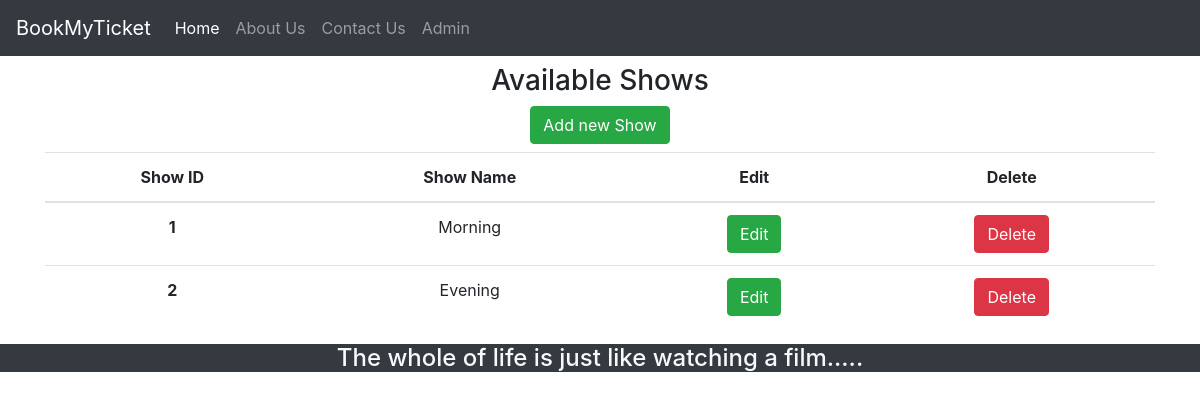
/theater_admin/add/show_with_seats/1/, run on an earlier commit of the app's database.
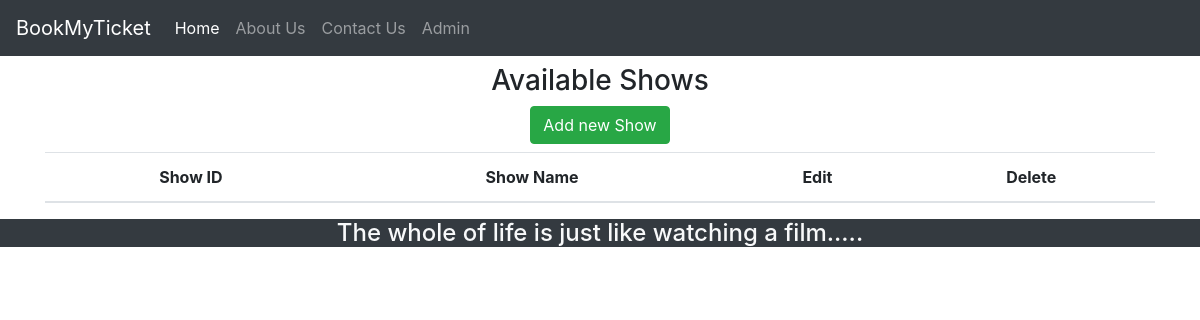
And on a later commit of the database.
### bookings/models.py (models this page shows, shortened)
class Shows(models.Model):
	name = models.CharField(max_length=24, null=True)
	theater = models.ForeignKey(Theater, null=True, on_delete= models.SET_NULL)
	movie_shown = models.ForeignKey(Movie, null=True, on_delete= models.SET_NULL)
	class Meta:
         db_table = 'Shows'

### bookings/views.py (the view)
# urls.py: path('theater_admin/add/show_with_seats/<str:theater_id>/', views.Admin_Add_Show_With_Seats),
def Admin_Add_Show_With_Seats(request, theater_id):
    shows_in_given_theater = Shows.objects.filter(theater=theater_id)
    return render(request, 'bookings/Admin_Add_Show_With_Seats.html', {'shows': shows_in_given_theater})

### bookings/templates/bookings/Admin_Add_Show_With_Seats.html
{% extends 'bookings/common/HeaderAndFooter.html' %}
{% block content %}
<div class="container text-center">
    <div class="my-2">
        <h3 class="">Available Shows</h3>
        <button class="btn btn-success">Add new Show</button>
    </div>
    <div class="">
        <table class="table">
            <thead>
                <tr>
                    <th scope="col">Show ID</th>
                    <th scope="col">Show Name</th>
                    <th scope="col">Edit</th>
                    <th scope="col">Delete</th>
                </tr>
            </thead>
            <tbody>
                {% for show in shows %}
                <tr>
                    <th scope="row">{{show.id}}</th>
                    <td><a href="/theater_admin/add/show_with_seats/"></a>{{show.name}}</td>
                    <td><button class="btn btn-success">Edit</button></td>
                    <td><button class="btn btn-danger">Delete</button></td>
                </tr>
                {% endfor %}
            </tbody>
        </table>
    </div>
</div>
{% endblock %}

What changed in the data, as far as the page shows it:
no longer on this page (row edited): Shows: id "1", name "Morning"
no longer on this page (row edited): Shows: id "2", name "Evening"
